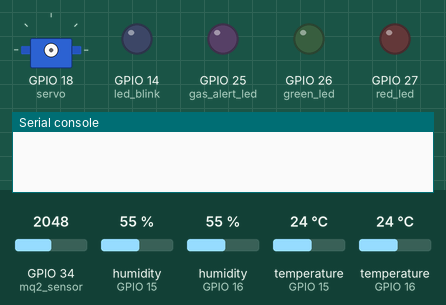
This program was run on a simulated ESP32 board running MicroPython. On the bench: servo, output pins drawn as LEDs (lit = HIGH), the last lines printed to the serial console. Wiring (from the project's diagram.json): blue LED on GPIO 14, DHT22 sensor on GPIO 15, DHT22 sensor on GPIO 16, servo on GPIO 18, purple LED on GPIO 25, green LED on GPIO 26, red LED on GPIO 27, gas sensor on GPIO 34. Dashed ring = blinking. Inputs (shaded band) come from the test bench; at power-on: GPIO 34 (mq2_sensor) = 2048, humidity (sensors on GPIO 15, GPIO 16) 55 %, temperature (sensors on GPIO 15, GPIO 16) 24 °C (analog values on the 0–4095 scale). WiFi joins after 1.5 s; random numbers come from a fixed seed; no MQTT or app messages arrive unless stated; servo angles are drawn from the pulse width (0.5 ms = 0°, 2.5 ms = 180°).

Above: at 1.2 s.
1.3 s: GPIO 34 (mq2_sensor) set to 1956
3.2 s: GPIO 34 (mq2_sensor) set to 2060
At 4.04 s:
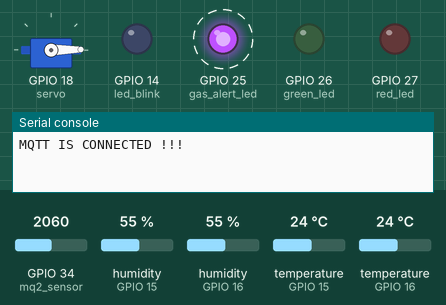
14.3 s: GPIO 34 (mq2_sensor) set to 1980
At 15.4 s:
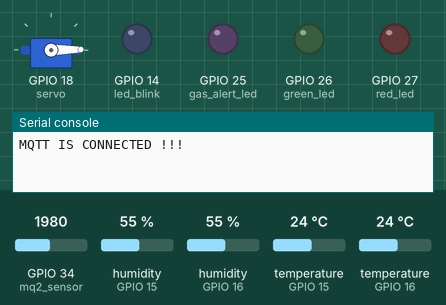
16.2 s: GPIO 34 (mq2_sensor) set to 2866
At 16.6 s:
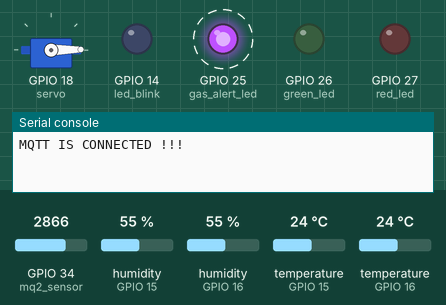
Timing chart, 0 to 21.4 s (numbered marks = the images above; inputs shaded):
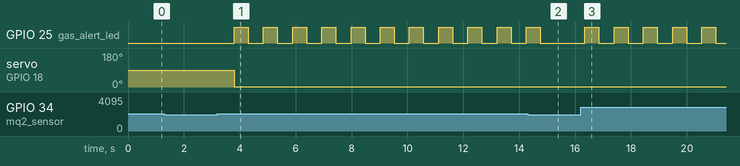

Measured:
- after the input at 3.2 s, GPIO 25 (gas_alert_led): alternates HIGH for 0.50 s and LOW for 0.55 s, starting after 0.60 s; servo on GPIO 18 (servo): 90° → 1° after 0.59 s
- after the input at 16.2 s, GPIO 25 (gas_alert_led): alternates HIGH for 0.50 s and LOW for 0.55 s, starting after 0.15 s

The program:

main.py
```python
import network
import uasyncio as asyncio
from machine import Pin, ADC, PWM
import dht
import ujson
import random
from umqtt.simple import MQTTClient

# MQTT Server Parameters
MQTT_CLIENT_ID = "esp32-iot-prj"
MQTT_BROKER    = "app.coreiot.io"
MQTT_USER      = "esp32-iot-prj"
MQTT_PASSWORD  = "esp32-iot-prj"
MQTT_TOPIC     = "v1/devices/me/telemetry"
RPC_TOPIC      = "v1/devices/me/rpc/request/+"

# Sensors
indoor_sensor  = dht.DHT22(Pin(15))  # Indoor DHT22 on pin 15
outdoor_sensor = dht.DHT22(Pin(16))  # Outdoor DHT22 on pin 16
mq2_sensor     = ADC(Pin(34))
mq2_sensor.atten(ADC.ATTN_11DB)

# Actuators
green_led       = Pin(26, Pin.OUT)
red_led         = Pin(27, Pin.OUT)
led_blink       = Pin(14, Pin.OUT)
gas_alert_led   = Pin(25, Pin.OUT)
servo           = PWM(Pin(18), freq=50)  # Servo at 50Hz

# Global state
indoor_temp      = None
indoor_hum       = None
outdoor_temp     = None
outdoor_hum      = None
current_gas      = None

gas_alert_active = False
blue_led_active  = False

# Window control state
window_state = False         # False=closed, True=open
free_window_control = True   # True=RPC control allowed, False=forced by gas

def rpc_callback(topic, msg):
    global free_window_control, window_state
    temp_data = {'value': True}
    try:
        jsonobj = ujson.loads(msg)
        method = jsonobj.get('method')
        params = jsonobj.get('params', True)

        if method == "setValueGreenLED":
            temp_data['value'] = params
            client.publish('v1/devices/me/attributes', ujson.dumps(temp_data), qos=1)
            green_led.value(1 if params else 0)

        elif method == "setValueRedLED":
            temp_data['value'] = params
            client.publish('v1/devices/me/attributes', ujson.dumps(temp_data), qos=1)
            red_led.value(1 if params else 0)

        elif method == "setValueWindow":
            # Only allow RPC when free_window_control is True
            if free_window_control:
                window_state = params
                servo.duty(26) if window_state else servo.duty(77)
            temp_data['value'] = params
            client.publish('v1/devices/me/attributes', ujson.dumps(temp_data), qos=1)

    except Exception as e:
        print("Error parsing JSON:", e)

async def wifi_connect():
    sta_if = network.WLAN(network.STA_IF)
    sta_if.active(True)
    sta_if.connect('Wokwi-GUEST', '')

    while not sta_if.isconnected():
        await asyncio.sleep(0.1)
    return sta_if

async def mqtt_connect(client):
    client.set_callback(rpc_callback)
    client.connect()
    client.subscribe(RPC_TOPIC)
    print('MQTT IS CONNECTED !!!')

async def mqtt_task(client):
    while True:
        client.check_msg()
        await asyncio.sleep(0.1)

async def gas_alert_blink_task():
    global gas_alert_active
    while True:
        if gas_alert_active:
            gas_alert_led.value(1)
            await asyncio.sleep(0.5)
            gas_alert_led.value(0)
            await asyncio.sleep(0.5)
        else:
            gas_alert_led.value(0)
            await asyncio.sleep(0.1)

async def blue_led_blink_task():
    global blue_led_active
    while True:
        if blue_led_active:
            led_blink.value(1)
            await asyncio.sleep(0.5)
            led_blink.value(0)
            await asyncio.sleep(0.5)
        else:
            led_blink.value(0)
            await asyncio.sleep(0.1)

async def sensor_task(client):
    global indoor_temp, indoor_hum, outdoor_temp, outdoor_hum, current_gas
    global gas_alert_active, blue_led_active, window_state, free_window_control
    pre_window_state = None
    prev_message = ""

    while True:
        # Measure indoor sensor
        indoor_sensor.measure()
        indoor_temp = indoor_sensor.temperature()
        indoor_hum  = indoor_sensor.humidity()

        # Measure outdoor sensor
        outdoor_sensor.measure()
        outdoor_temp = outdoor_sensor.temperature()
        outdoor_hum  = outdoor_sensor.humidity()

        # Read gas sensor
        gas_value = mq2_sensor.read()
        current_gas = gas_value

        # --- Window control based on gas ---
        if current_gas > 2020:
            gas_alert_active = True
            free_window_control = False
            window_state = True           # Force open when gas high
        else:
            gas_alert_active = False
            free_window_control = True    # Allow RPC control
            # window_state remains as set by RPC if any

        # Move servo according to window_state
        servo.duty(26) if window_state else servo.duty(77)

        # Publish window attribute when state changes
        if window_state != pre_window_state:
            client.publish('v1/devices/me/attributes', ujson.dumps({'state': window_state}), qos=1)
            pre_window_state = window_state

        # Blue LED based on indoor temperature
        blue_led_active = indoor_temp > 50

        # Publish telemetry
        message = ujson.dumps({
            "indoor_temp": indoor_temp,
            "indoor_hum": indoor_hum,
            "outdoor_temp": outdoor_temp,
            "outdoor_hum": outdoor_hum,
            "gas": current_gas
        })

        if message != prev_message:
            client.publish(MQTT_TOPIC, message)
            prev_message = message
        await asyncio.sleep(1)

async def battery_task(client):
    while True:
        battery_level = random.randint(1, 100)
        message = ujson.dumps({"battery": battery_level})
        client.publish(MQTT_TOPIC, message)
        await asyncio.sleep(20)

async def main():
    await wifi_connect()
    global client
    client = MQTTClient(MQTT_CLIENT_ID, MQTT_BROKER, user=MQTT_USER, password=MQTT_PASSWORD)
    await mqtt_connect(client)

    tasks = [
        mqtt_task(client),
        sensor_task(client),
        blue_led_blink_task(),
        battery_task(client),
        gas_alert_blink_task()
    ]
    await asyncio.gather(*tasks)

asyncio.run(main())
```
